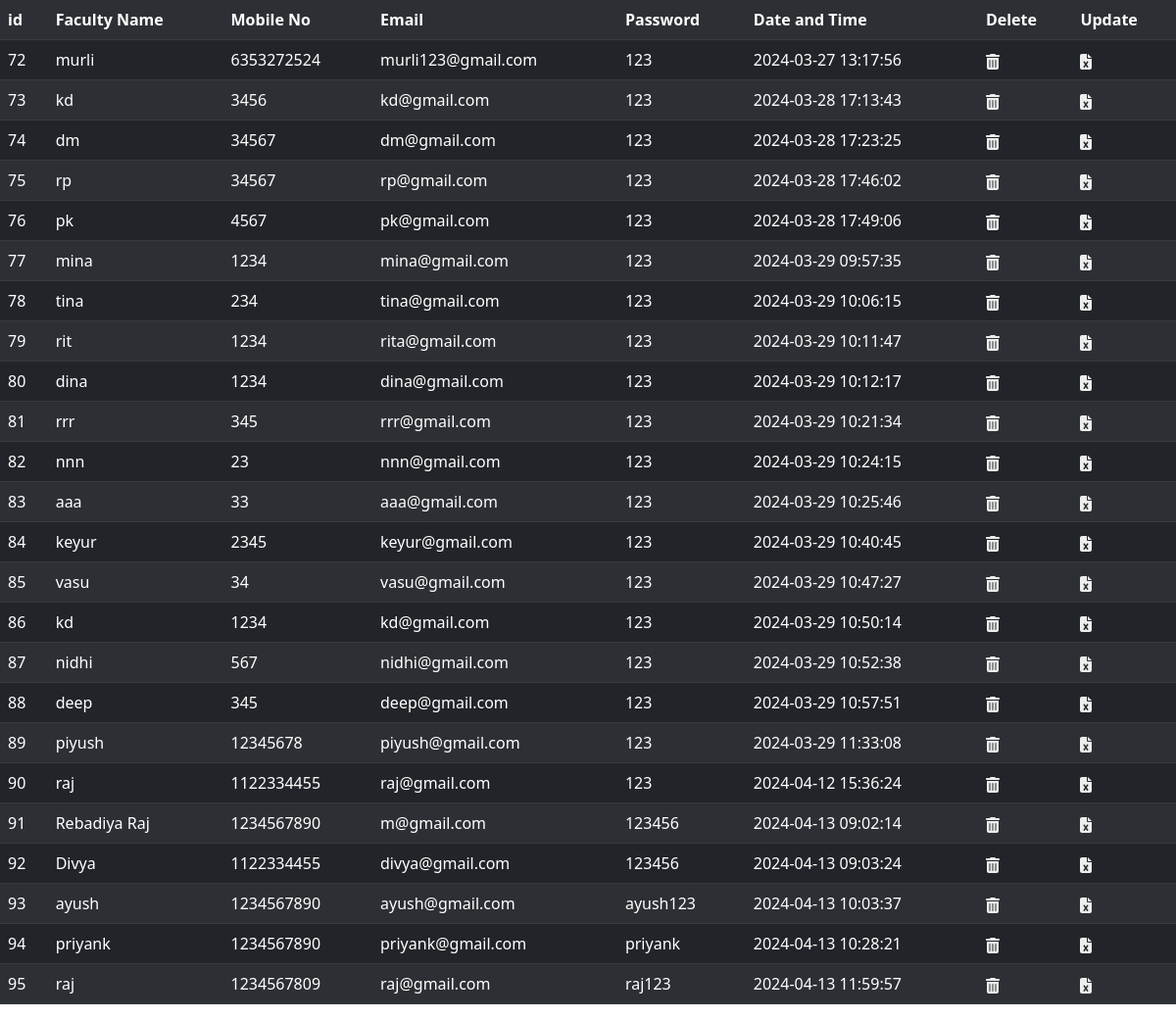
Screenshot of /user_data.php (signed in) with the database file from the repository.
### tables this page shows
CREATE TABLE `users` (
  `id` int(255) NOT NULL,
  `username` text NOT NULL,
  `mobileno` text NOT NULL,
  `email` text NOT NULL,
  `password` text NOT NULL,
  `cpassword` text NOT NULL,
  `date` datetime NOT NULL DEFAULT current_timestamp(),
  `status` varchar(100) NOT NULL DEFAULT 'pending'
);

### user_data.php (the view, shortened to what this page needs)
<?php
include "config.php";
$search_query = mysqli_query($con, "SELECT * FROM users");
if (isset($_SESSION['admin'])) {
  include "config.php";
  $search_query = mysqli_query($con, "SELECT * FROM users");
} else {
  header("location: http://localhost/Examination/admin.php");
}
?>
<!doctype html>
<html lang="en">
<head>
  <link href="https://cdn.jsdelivr.net/npm/bootstrap@5.0.2/dist/css/bootstrap.min.css" rel="stylesheet"
>
</head>
<body>
  <div class="table-responsive">
    <table class="table  table-dark table-striped ">
      <tbody>
        <th>id</th>
        <th>Faculty Name</th>
        <th>Mobile No</th>
        <th>Email</th>
        <th>Password</th>
        <th>Date and Time</th>
        <th>Delete</th>
        <th>Update</th>
        <?php
        while ($rows = mysqli_fetch_assoc($search_query)) {
          ?>
          <tr>
            <td>
              <?php echo $rows['id'] ?>
            </td>
            <td>
              <?php echo $rows['username'] ?>
            </td>
            <td>
              <?php echo $rows['mobileno'] ?>
            </td>
            <td>
              <?php echo $rows['email'] ?>
            </td>
            <td>
              <?php echo $rows['password'] ?>
            </td>
            <td>
              <?php echo $rows['date'] ?>
            </td>
            <td>
              <a class="delete" href="javascript:void(0);" onclick="confirmDelete(<?php echo $rows['id']; ?>)">
              </a>
            </td>
            <td><a href="user_update.php?update=<?php echo $rows['id']; ?>"></a></td>
          </tr>
          <?php
        }
        ?>
      </tbody>
    </table>
  </div>
</body>
</html>

### user_data.php (style rules this page uses)
svg { fill: #ebebeb }
svg { fill: #ededed }

### rows the page displays
users: id "72", username "murli", mobileno "6353272524", email "murli123@gmail.com", password "123", date "2024-03-27 13:17:56"
users: id "73", username "kd", mobileno "3456", email "kd@gmail.com", password "123", date "2024-03-28 17:13:43"
users: id "74", username "dm", mobileno "34567", email "dm@gmail.com", password "123", date "2024-03-28 17:23:25"
users: id "75", username "rp", mobileno "34567", email "rp@gmail.com", password "123", date "2024-03-28 17:46:02"
users: id "76", username "pk", mobileno "4567", email "pk@gmail.com", password "123", date "2024-03-28 17:49:06"
users: id "77", username "mina", mobileno "1234", email "mina@gmail.com", password "123", date "2024-03-29 09:57:35"
users: id "78", username "tina", mobileno "234", email "tina@gmail.com", password "123", date "2024-03-29 10:06:15"
users: id "79", username "rit", mobileno "1234", email "rita@gmail.com", password "123", date "2024-03-29 10:11:47"
users: id "80", username "dina", mobileno "1234", email "dina@gmail.com", password "123", date "2024-03-29 10:12:17"
users: id "81", username "rrr", mobileno "345", email "rrr@gmail.com", password "123", date "2024-03-29 10:21:34"
users: id "82", username "nnn", mobileno "23", email "nnn@gmail.com", password "123", date "2024-03-29 10:24:15"
users: id "83", username "aaa", mobileno "33", email "aaa@gmail.com", password "123", date "2024-03-29 10:25:46"
users: id "84", username "keyur", mobileno "2345", email "keyur@gmail.com", password "123", date "2024-03-29 10:40:45"
users: id "85", username "vasu", mobileno "34", email "vasu@gmail.com", password "123", date "2024-03-29 10:47:27"
users: id "86", username "kd", mobileno "1234", email "kd@gmail.com", password "123", date "2024-03-29 10:50:14"
users: id "87", username "nidhi", mobileno "567", email "nidhi@gmail.com", password "123", date "2024-03-29 10:52:38"
users: id "88", username "deep", mobileno "345", email "deep@gmail.com", password "123", date "2024-03-29 10:57:51"
users: id "89", username "piyush", mobileno "12345678", email "piyush@gmail.com", password "123", date "2024-03-29 11:33:08"
users: id "90", username "raj", mobileno "1122334455", email "raj@gmail.com", password "123", date "2024-04-12 15:36:24"
users: id "91", username "Rebadiya Raj", mobileno "1234567890", email "m@gmail.com", password "123456", date "2024-04-13 09:02:14"
users: id "92", username "Divya", mobileno "1122334455", email "divya@gmail.com", password "123456", date "2024-04-13 09:03:24"
users: id "93", username "ayush", mobileno "1234567890", email "ayush@gmail.com", password "ayush123", date "2024-04-13 10:03:37"
users: id "94", username "priyank", mobileno "1234567890", email "priyank@gmail.com", password "priyank", date "2024-04-13 10:28:21"
users: id "95", username "raj", mobileno "1234567809", email "raj@gmail.com", password "raj123", date "2024-04-13 11:59:57"
